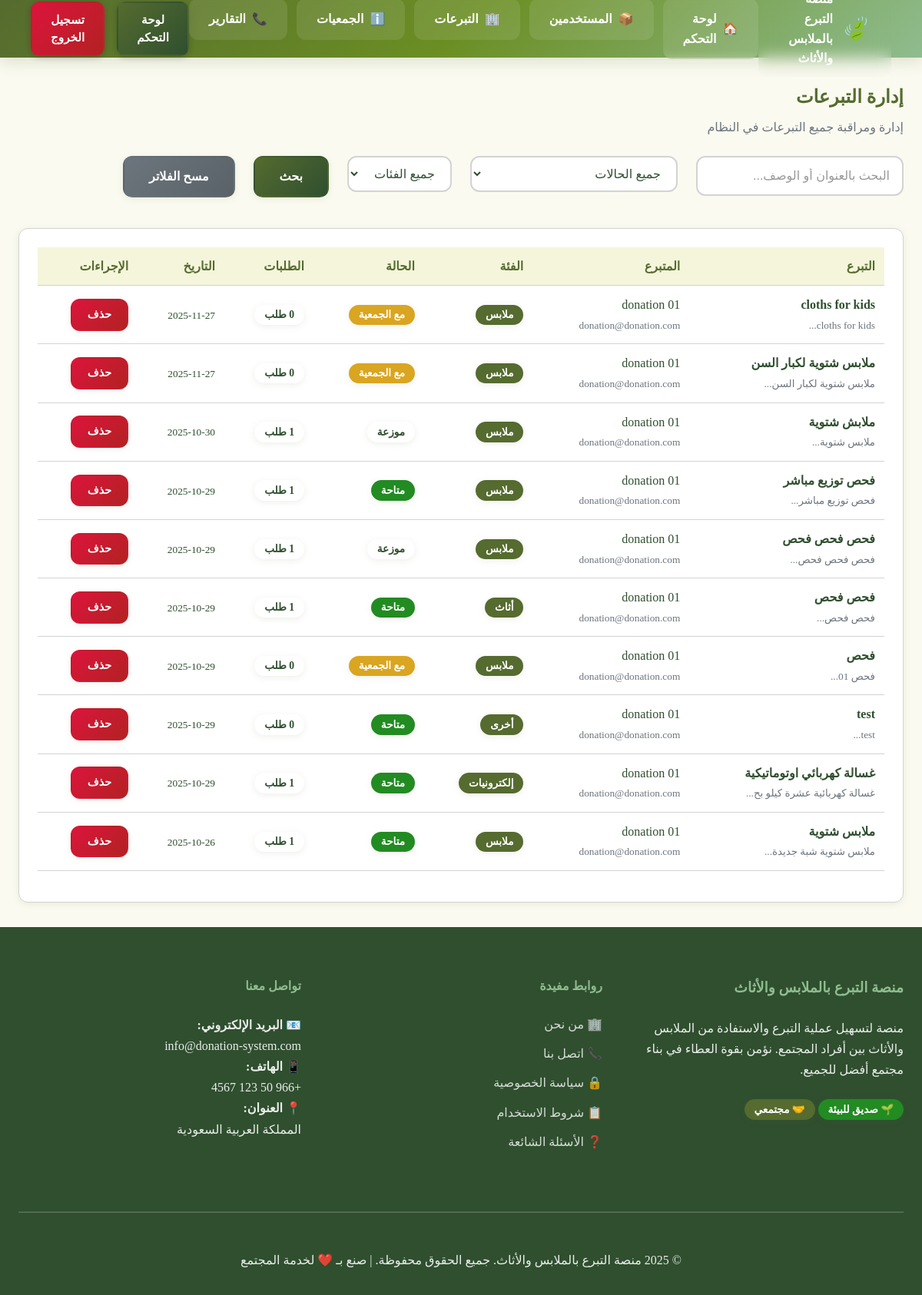
Page /admin-donations.php (signed in) on the committed database.
### tables this page shows
CREATE TABLE `donations` (
  `id` int NOT NULL,
  `donor_id` int NOT NULL,
  `beneficiary_id` int DEFAULT NULL,
  `charity_id` int DEFAULT NULL,
  `title` varchar(100) NOT NULL,
  `description` text,
  `category` enum('clothing','furniture','electronics','other') NOT NULL,
  `condition_item` enum('new','excellent','good','fair') NOT NULL,
  `quantity` int DEFAULT '1',
  `images` text,
  `pickup_location` text,
  `delivery_method` enum('pickup','delivery','both') NOT NULL,
  `status` enum('pending_charity_approval','available','reserved','with_charity','delivered','completed','cancelled') DEFAULT 'pending_charity_approval',
  `received_by_charity_at` timestamp NULL DEFAULT NULL,
  `charity_approved_at` timestamp NULL DEFAULT NULL,
  `delivered_to_beneficiary_at` timestamp NULL DEFAULT NULL,
  `charity_notes` text,
  `charity_approval_notes` text,
  `created_at` timestamp NULL DEFAULT CURRENT_TIMESTAMP,
  `updated_at` timestamp NULL DEFAULT CURRENT_TIMESTAMP ON UPDATE CURRENT_TIMESTAMP
);

CREATE TABLE `users` (
  `id` int NOT NULL,
  `username` varchar(50) NOT NULL,
  `email` varchar(100) NOT NULL,
  `password` varchar(255) NOT NULL,
  `full_name` varchar(100) NOT NULL,
  `phone` varchar(15) DEFAULT NULL,
  `address` text,
  `user_type` enum('donor','beneficiary','charity','admin') NOT NULL,
  `status` enum('active','inactive','pending') DEFAULT 'active',
  `created_at` timestamp NULL DEFAULT CURRENT_TIMESTAMP,
  `updated_at` timestamp NULL DEFAULT CURRENT_TIMESTAMP ON UPDATE CURRENT_TIMESTAMP
);

### config.php (called while the page is built, shortened)
<?php
class Database {
    private static $instance = null;
    private $connection;
    private function __construct() {
        try {
            $dsn = "mysql:host=" . DB_HOST . ";dbname=" . DB_NAME . ";charset=" . DB_CHARSET;
            $this->connection = new PDO($dsn, DB_USER, DB_PASS, [
                PDO::ATTR_ERRMODE => PDO::ERRMODE_EXCEPTION,
                PDO::ATTR_DEFAULT_FETCH_MODE => PDO::FETCH_ASSOC,
                PDO::ATTR_EMULATE_PREPARES => false
            ]);
        } catch (PDOException $e) {
            die("فشل الاتصال بقاعدة البيانات: " . $e->getMessage());
        }
    }
    public static function getInstance() {
        if (self::$instance === null) {
            self::$instance = new self();
        }
        return self::$instance;
    }
    public function prepare($sql) {
        return $this->connection->prepare($sql);
    }
}
function escape($string) {
    return htmlspecialchars($string, ENT_QUOTES, 'UTF-8');
}
?>

### admin-donations.php (the view, shortened to what this page needs)
<?php
require_once 'config.php';
$db = Database::getInstance();
$search = $_GET['search'] ?? '';
$page = max(1, (int)($_GET['page'] ?? 1));
$limit = 15;
$offset = ($page - 1) * $limit;
$whereConditions = [];
$params = [];
$whereClause = !empty($whereConditions) ? 'WHERE ' . implode(' AND ', $whereConditions) : '';
$sql = "
    SELECT d.*, u.full_name as donor_name, u.email as donor_email,
           (SELECT COUNT(*) FROM donation_requests WHERE donation_id = d.id) as requests_count
    FROM donations d
    JOIN users u ON d.donor_id = u.id
    $whereClause
    ORDER BY d.created_at DESC
    LIMIT $limit OFFSET $offset
";
$stmt = $db->prepare($sql);
$stmt->execute($params);
$donations = $stmt->fetchAll();
?>
<?php require_once 'includes/header.php'; ?>
    <section class="admin-donations" style="padding: 2rem 0; min-height: 70vh;">
        <div class="container">
            <div class="page-header mb-4">
                <h1 style="color: var(--primary-color); margin-bottom: 0.5rem;">إدارة التبرعات</h1>
                <p class="text-muted">إدارة ومراقبة جميع التبرعات في النظام</p>
            </div>
            <div class="search-filters mb-4">
                <form method="GET" class="row">
                    <div class="col-3 col-sm-12 mb-3">
                        <input type="text" name="search" class="form-control"
                               placeholder="البحث بالعنوان أو الوصف..."
                               value="<?php echo escape($search); ?>">
                    </div>
                    <div class="col-3 col-sm-12 mb-3">
                        <select name="status" class="form-control form-select">
                            <option value="">جميع الحالات</option>
                        </select>
                    </div>
                    <div class="col-2 col-sm-12 mb-3">
                        <select name="category" class="form-control form-select">
                            <option value="">جميع الفئات</option>
                        </select>
                    </div>
                    <div class="col-2 col-sm-12 mb-3">
                        <button type="submit" class="btn btn-primary w-100">بحث</button>
                    </div>
                    <div class="col-2 col-sm-12 mb-3">
                        <a href="admin-donations.php" class="btn btn-secondary w-100">مسح الفلاتر</a>
                    </div>
                </form>
            </div>
            <?php if (!empty($donations)): ?>
                <div class="card">
                    <div class="card-body">
                        <div class="table-responsive">
                            <table class="table">
                                <thead>
                                    <tr>
                                        <th>التبرع</th>
                                        <th>المتبرع</th>
                                        <th>الفئة</th>
                                        <th>الحالة</th>
                                        <th>الطلبات</th>
                                        <th>التاريخ</th>
                                        <th>الإجراءات</th>
                                    </tr>
                                </thead>
                                <tbody>
                                    <?php foreach ($donations as $donation): ?>
                                        <tr>
                                            <td>
                                                <div>
                                                    <strong><?php echo escape($donation['title']); ?></strong><br>
                                                    <small class="text-muted">
                                                        <?php echo escape(substr($donation['description'], 0, 50)); ?>...
                                                    </small>
                                                </div>
                                            </td>
                                            <td>
                                                <div>
                                                    <?php echo escape($donation['donor_name']); ?><br>
                                                    <small class="text-muted"><?php echo escape($donation['donor_email']); ?></small>
                                                </div>
                                            </td>
                                            <td>
                                                <span class="badge badge-primary">
                                                    <?php
                                                    $categories = [
                                                        'clothing' => 'ملابس',
                                                        'furniture' => 'أثاث',
                                                        'electronics' => 'إلكترونيات',
                                                        'other' => 'أخرى'
                                                    ];
                                                    echo $categories[$donation['category']] ?? $donation['category'];
                                                    ?>
                                                </span>
                                            </td>
                                            <td>
                                                <?php
                                                $statusColors = [
                                                    'available' => 'success',
                                                    'reserved' => 'warning',
                                                    'with_charity' => 'warning',
                                                    'delivered' => 'info',
                                                    'completed' => 'primary',
                                                    'pending' => 'warning',
                                                    'cancelled' => 'danger'
                                                ];
                                                $statusLabels = [
                                                    'available' => 'متاحة',
                                                    'reserved' => 'محجوزة',
                                                    'with_charity' => 'مع الجمعية',
                                                    'delivered' => 'موزعة',
                                                    'completed' => 'مكتملة',
                                                    'pending' => 'قيد المراجعة',
                                                    'cancelled' => 'ملغية'
                                                ];
                                                ?>
                                                <span class="badge badge-<?php echo $statusColors[$donation['status']]; ?>">
                                                    <?php echo $statusLabels[$donation['status']]; ?>
                                                </span>
                                            </td>
                                            <td>
                                                <span class="badge badge-info">
                                                    <?php echo $donation['requests_count']; ?> طلب
                                                </span>
                                            </td>
                                            <td>
                                                <small><?php echo date('Y-m-d', strtotime($donation['created_at'])); ?></small>
                                            </td>
                                            <td>
                                                <div class="btn-group-vertical">
                                                    <form method="POST" style="display: inline;">
                                                        <button type="submit" name="action" value="delete"
                                                                class="btn btn-danger btn-sm"
                                                                onclick="return confirm('حذف هذا التبرع نهائياً؟')">
                                                            حذف
                                                        </button>
                                                    </form>
                                                </div>
                                            </td>
                                        </tr>
                                    <?php endforeach; ?>
                                </tbody>
                            </table>
                        </div>
                    </div>
                </div>
            <?php endif; ?>
        </div>
    </section>
<?php require_once 'includes/footer.php'; ?>

### style.css (style rules this page uses)
:root { --primary-color: #556b2f; --secondary-color: #8fbc8f; --success-color: #228b22; --warning-color: #daa520; --danger-color: #dc143c; --info-color: #6b8e23; --light-color: #f5f5dc; --dark-color: #2f4f2f; --text-color: #2f4f2f; --border-color: #d3d3d3; --background-color: #fafaf0; --sidebar-width: 280px; --header-height: 75px; --transition: all 0.3s cubic-bezier(0.4, 0, 0.2, 1); --shadow-sm: 0 2px 8px rgba(85,107,47,0.1); --shadow-md: 0 4px 16px rgba(85,107,47,0.15); --shadow-lg: 0 8px 32px rgba(85,107,47,0.2); --radius: 12px; }
* { margin: 0; padding: 0; box-sizing: border-box; }
body { font-size: 16px; line-height: 1.6; color: var(--text-color); background-color: var(--background-color); direction: rtl; text-align: right; }
.container { width: 100%; max-width: 1400px; margin: 0 auto; padding: 0 1.5rem; }
.row { display: flex; flex-wrap: wrap; margin: 0 -0.75rem; }
[class*="col-"] { padding: 0 0.75rem; }
.col-3 { flex: 0 0 25%; max-width: 25%; }
.card { background: white; border-radius: var(--radius); box-shadow: var(--shadow-sm); overflow: hidden; transition: var(--transition); border: 1px solid var(--border-color); }
.card-body { padding: 1.5rem; }
.btn { display: inline-flex; align-items: center; justify-content: center; gap: 0.5rem; padding: 0.8rem 2rem; font-size: 1rem; font-weight: 600; text-align: center; text-decoration: none; border: 2px solid transparent; border-radius: var(--radius); cursor: pointer; transition: var(--transition); line-height: 1.5; box-shadow: var(--shadow-sm); }
.btn-primary { background: linear-gradient(135deg, var(--primary-color), var(--dark-color)); color: white; }
.btn-danger { background: linear-gradient(135deg, var(--danger-color), #b22222); color: white; }
.btn-sm { padding: 0.5rem 1.25rem; font-size: 0.9rem; }
.badge { display: inline-flex; align-items: center; padding: 0.4rem 0.8rem; font-size: 0.85rem; font-weight: 700; line-height: 1; text-align: center; white-space: nowrap; border-radius: 25px; box-shadow: var(--shadow-sm); }
.badge-primary { background: var(--primary-color); color: white; }
.badge-success { background: var(--success-color); color: white; }
.badge-warning { background: var(--warning-color); color: white; }
.text-muted { color: #6c757d; }
.mb-3 { margin-bottom: 1rem; }
.mb-4 { margin-bottom: 1.5rem; }
.w-100 { width: 100%; }
.btn-secondary { background: linear-gradient(135deg, #6c757d, #5a6268); color: white; }
.form-control, .form-select { width: 100%; padding: 0.75rem 1rem; font-size: 1rem; line-height: 1.5; color: var(--text-color); background-color: white; border: 2px solid var(--border-color); border-radius: var(--radius); transition: var(--transition); }
.form-control::placeholder { color: #999; }
.table-responsive { overflow-x: auto; -webkit-overflow-scrolling: touch; }
.table { width: 100%; border-collapse: collapse; margin-bottom: 1rem; }
.table thead { background: var(--light-color); }
.table th, .table td { padding: 0.75rem; text-align: right; border-bottom: 1px solid var(--border-color); }
.table th { font-weight: 700; color: var(--primary-color); }

### rows in the picture
donations: title "cloths for kids", description "cloths for kids", donor.full_name "donation 01", donor.email "donation@donation.com", category "ملابس", status "مع الجمعية", requests_count "0", created_at "2025-11-27"
donations: title "ملابس شتوية لكبار السن", description "ملابس شتوية لكبار السن", donor.full_name "donation 01", donor.email "donation@donation.com", category "ملابس", status "مع الجمعية", requests_count "0", created_at "2025-11-27"
donations: title "ملابش شتوية", description "ملابس شتوية", donor.full_name "donation 01", donor.email "donation@donation.com", category "ملابس", status "موزعة", requests_count "1", created_at "2025-10-30"
donations: title "فحص توزيع مباشر", description "فحص توزيع مباشر", donor.full_name "donation 01", donor.email "donation@donation.com", category "ملابس", status "متاحة", requests_count "1", created_at "2025-10-29"
donations: title "فحص فحص فحص", description "فحص فحص فحص", donor.full_name "donation 01", donor.email "donation@donation.com", category "ملابس", status "موزعة", requests_count "1", created_at "2025-10-29"
donations: title "فحص فحص", description "فحص فحص", donor.full_name "donation 01", donor.email "donation@donation.com", category "أثاث", status "متاحة", requests_count "1", created_at "2025-10-29"
donations: title "فحص", description "فحص 01", donor.full_name "donation 01", donor.email "donation@donation.com", category "ملابس", status "مع الجمعية", requests_count "0", created_at "2025-10-29"
donations: title "test", description "test", donor.full_name "donation 01", donor.email "donation@donation.com", category "أخرى", status "متاحة", requests_count "0", created_at "2025-10-29"
donations: title "غسالة كهربائي اوتوماتيكية", description "غسالة كهربائية عشرة كيلو بح", donor.full_name "donation 01", donor.email "donation@donation.com", category "إلكترونيات", status "متاحة", requests_count "1", created_at "2025-10-29"
donations: title "ملابس شتوية", description "ملابس شتوية شبة جديدة", donor.full_name "donation 01", donor.email "donation@donation.com", category "ملابس", status "متاحة", requests_count "1", created_at "2025-10-26"

### other values in the picture
$item['label'] "لوحة التحكم"
$item['label'] "المستخدمين"
$item['label'] "التبرعات"
$item['label'] "الجمعيات"
$item['label'] "التقارير"
SITE_NAME "منصة التبرع بالملابس والأثاث"
